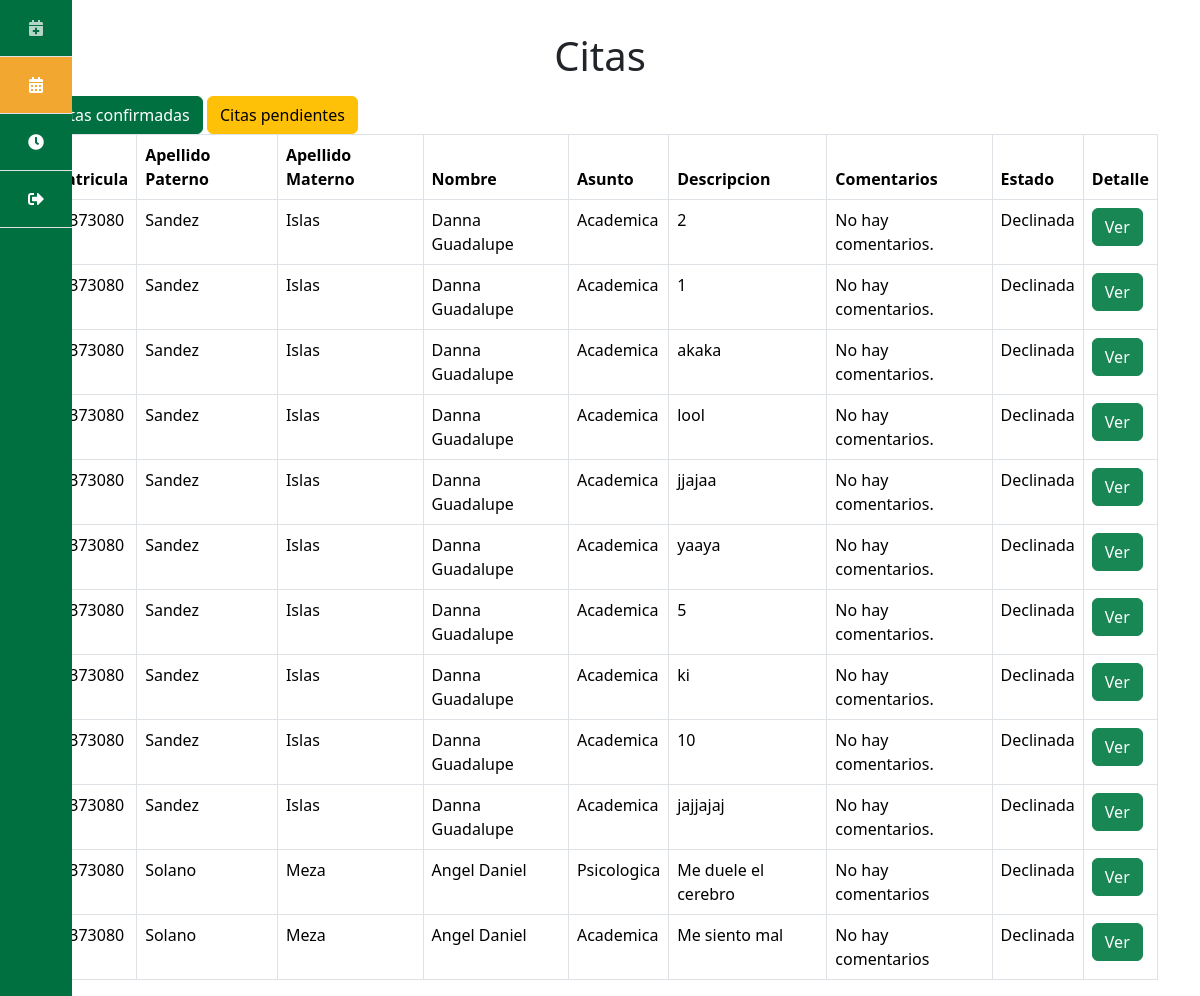
The page /citas/ (signed in) on the database its author committed.
### paginas/models.py (models this page shows, shortened)
class Cita(models.Model):
    PENDIENTE = 'Pendiente'
    CONFIRMADA = 'Confirmada'
    DECLINADA = 'Declinada'
    ESTADOS_CITA = [
        (PENDIENTE, 'Pendiente'),
        (CONFIRMADA, 'Confirmada'),
        (DECLINADA, 'Declinada'),
    ]
    HOMBRE = 'Hombre'
    MUJER = 'Mujer'
    PREFIERO_NO_DECIRLO = 'Prefiero no decirlo'
    GENERO = [
        (HOMBRE, 'Hombre'),
        (MUJER, 'Mujer'),
        (PREFIERO_NO_DECIRLO, 'Prefiero no decirlo'),
    ]
    INGENIERIA_CIVIL = 'Ingenieria Civil'
    INGENIERIA_ELECTRONICA = 'Ingenieria en Electronica'
    INGENIERIA_COMPUTACION = 'Ingenieria en Computacion'
    INGENIERIA_INDUSTRIAL = 'Ingenieria Industrial'
    INGENIERIA_NANOTECNOLOGIA = 'Ingenieria en Nanatecnologia'
    INGENIERIA_SOFTWARE = 'Ingenieria en Software'
    BIOINGENIERIA = 'Bioingenieria'
    ARQUITECTURA = 'Arquitectura'
    CARRERAS = [
        (INGENIERIA_CIVIL,  'Ingenieria Civil'),
        (INGENIERIA_ELECTRONICA,  'Ingenieria en Electronica'),
        (INGENIERIA_COMPUTACION,  'Ingenieria en Computacion'),
        (INGENIERIA_INDUSTRIAL,  'Ingenieria Industrial'),
        (INGENIERIA_NANOTECNOLOGIA,  'Ingenieria en Nanotecnologia'),
        (INGENIERIA_SOFTWARE,  'Ingenieria en Software y Tecnologias Emergentes'),
        (BIOINGENIERIA,  'Bioingenieria'),
        (ARQUITECTURA,  'Arquitectura'),
    ]
    ACADEMICA = 'Academica'
    PERSONAL = 'Personal'
    VOCACIONAL = 'Vocacional'
    BAJA = 'Baja'
    PSICOLOGICA = 'Psicologica'
    ASUNTOS = [
        (ACADEMICA, 'Academica'),
        (PERSONAL, 'Personal'),
        (VOCACIONAL, 'Vocacional'),
        (BAJA, 'Baja'),
        (PSICOLOGICA, 'Psicologica'),
    ]
    PRIMERO = '1'
    SEGUNDO = '2'
    TERCERO = '3'
    CUARTO = '4'
    QUINTO = '5'
    SEXTO = '6'
    SEPTIMO = '7'
    OCTAVO = '8'
    NOVENO = '9'
    SEMESTRES = [
        (PRIMERO, '1'),
        (SEGUNDO, '2'),
        (TERCERO, '3'),
        (CUARTO, '4'),
        (QUINTO, '5'),
        (SEXTO, '6'),
        (SEPTIMO, '7'),
        (OCTAVO, '8'),
        (NOVENO, '9'),
    ]
    matricula = models.CharField(max_length=8)
    apellido_paterno = models.CharField(max_length=20)
    apellido_materno = models.CharField(max_length=20)
    nombre = models.CharField(max_length=40)
    descripcion = models.TextField(max_length=200)
    fecha = models.DateTimeField()
    semestre = models.CharField(
        max_length=2,
        choices=SEMESTRES,
        default=PRIMERO
    )
    comentarios = models.TextField(
        max_length=200,
        default="No hay comentarios."
    )
    sexo = models.CharField(
        max_length=20,
        choices=GENERO,
        default=PREFIERO_NO_DECIRLO,
    )
    estado = models.CharField(
        max_length=11,
        choices=ESTADOS_CITA,
        default=PENDIENTE,
    )
    carrera = models.CharField(
        max_length=50,
        choices=CARRERAS,
        default=INGENIERIA_SOFTWARE
    )
    asunto = models.CharField(
        max_length=50,
        choices=ASUNTOS,
        default=ACADEMICA
    )
    solicitada = models.DateTimeField(auto_now_add=True)
    user = models.ForeignKey(User, on_delete=models.CASCADE)

### paginas/views.py (the view)
# urls.py: path('citas/', views.citas, name = 'citas'),
def citas(request):
    if request.user.username == 'espy':
        citas = Cita.objects.all()  # VISTA DEL ORIENTADOR
    else:
        citas = Cita.objects.filter(user=request.user)  # VISTA DEL USUARIO
    return render(request, 'citas.html', {
        'citas': citas
    })

### paginas/templates/citas.html
{% extends 'base.html' %} {% block content %}
<h1 class="text-center mt-3 mb-3">Citas</h1>
<a href="/citas_confirmadas" class="btn btn-primary">Citas confirmadas</a>
<a href="/citas_pendientes" class="btn btn-warning">Citas pendientes</a>
<table class="table table-bordered">
  <thead>
    <tr>
      <th scope="col">Matricula</th>
      <th scope="col">Apellido Paterno</th>
      <th scope="col">Apellido Materno</th>
      <th scope="col">Nombre</th>
      <th scope="col">Asunto</th>
      <th scope="col">Descripcion</th>
      <th scope="col">Comentarios</th>
      <th scope="col">Estado</th>
      {% if user.username == 'espy' or user == 'orientador' %}
      <th scope="col">Acciones</th>
      {% else %}
      <th scope="col">Detalle</th>
      {% endif %}
    </tr>
  </thead>
  <tbody>
    {% for cita in citas %}
    <tr>
      <td>{{ cita.matricula }}</td>
      <td>{{ cita.apellido_paterno }}</td>
      <td>{{ cita.apellido_materno }}</td>
      <td>{{ cita.nombre }}</td>
      <td>{{ cita.asunto }}</td>
      <td>{{ cita.descripcion }}</td>
      <td>{{ cita.comentarios }}</td>
      <td>{{ cita.estado }}</td>
      {% if user.username == 'espy' or user == 'orientador' %}
      <td>
        <a href="/citas/{{ cita.id }}" class="btn btn-success">Editar </a>
      </td>
      {% else %}
      <td>
        <a href="/citas/{{ cita.id }}" class="btn btn-success">Ver </a>
      </td>
      {% endif %} {% endfor %}
    </tr>
  </tbody>
</table>
{% endblock %}

### paginas/static/css/styles.css (style rules this page uses)
:root { --bs-primary: #017041; --bs-secondary: #f1a730; }
body .btn-primary { background-color: var(--bs-primary) !important; border-color: var(--bs-primary) !important; }

### rows shown on the page
Cita: matricula "00373080", apellido_paterno "Sandez", apellido_materno "Islas", nombre "Danna Guadalupe", asunto "Academica", descripcion "2", comentarios "No hay comentarios.", estado "Declinada"
Cita: matricula "00373080", apellido_paterno "Sandez", apellido_materno "Islas", nombre "Danna Guadalupe", asunto "Academica", descripcion "1", comentarios "No hay comentarios.", estado "Declinada"
Cita: matricula "00373080", apellido_paterno "Sandez", apellido_materno "Islas", nombre "Danna Guadalupe", asunto "Academica", descripcion "akaka", comentarios "No hay comentarios.", estado "Declinada"
Cita: matricula "00373080", apellido_paterno "Sandez", apellido_materno "Islas", nombre "Danna Guadalupe", asunto "Academica", descripcion "lool", comentarios "No hay comentarios.", estado "Declinada"
Cita: matricula "00373080", apellido_paterno "Sandez", apellido_materno "Islas", nombre "Danna Guadalupe", asunto "Academica", descripcion "jjajaa", comentarios "No hay comentarios.", estado "Declinada"
Cita: matricula "00373080", apellido_paterno "Sandez", apellido_materno "Islas", nombre "Danna Guadalupe", asunto "Academica", descripcion "yaaya", comentarios "No hay comentarios.", estado "Declinada"
Cita: matricula "00373080", apellido_paterno "Sandez", apellido_materno "Islas", nombre "Danna Guadalupe", asunto "Academica", descripcion "5", comentarios "No hay comentarios.", estado "Declinada"
Cita: matricula "00373080", apellido_paterno "Sandez", apellido_materno "Islas", nombre "Danna Guadalupe", asunto "Academica", descripcion "ki", comentarios "No hay comentarios.", estado "Declinada"
Cita: matricula "00373080", apellido_paterno "Sandez", apellido_materno "Islas", nombre "Danna Guadalupe", asunto "Academica", descripcion "10", comentarios "No hay comentarios.", estado "Declinada"
Cita: matricula "00373080", apellido_paterno "Sandez", apellido_materno "Islas", nombre "Danna Guadalupe", asunto "Academica", descripcion "jajjajaj", comentarios "No hay comentarios.", estado "Declinada"
Cita: matricula "00373080", apellido_paterno "Solano", apellido_materno "Meza", nombre "Angel Daniel", asunto "Psicologica", descripcion "Me duele el cerebro", comentarios "No hay comentarios", estado "Declinada"
Cita: matricula "00373080", apellido_paterno "Solano", apellido_materno "Meza", nombre "Angel Daniel", asunto "Academica", descripcion "Me siento mal", comentarios "No hay comentarios", estado "Declinada"
